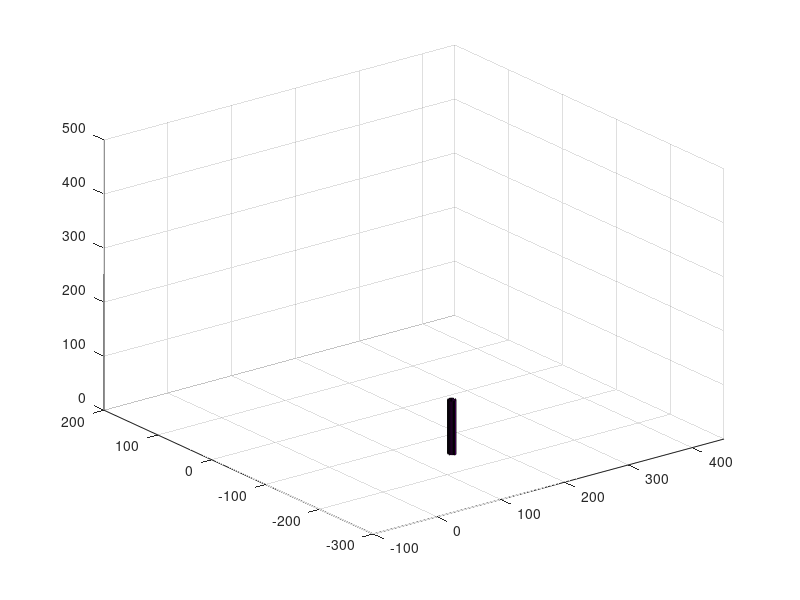

This chart was generated by the following MATLAB code: (Note: this script raises an error after producing the figure.)
%%%%%%%%  LU QIAN %%% YUAN JIALIN %%%%%%%%%
%%%%%%%%%%% Robotics Fundamentals %%%%%%%%%
%%%%%%%%%%%%%%% December 2018 %%%%%%%%%%%%%

clear all
close all
clc

%% input AB obstacle (consider about avoid in X,Y directions) 

x_obstacle = 150;
y_obstacle = -150;
r_obstacle = 5;

h_obstacle = 100; % height

figure (1)
set(1,'position',[500 200 560 420])

[x,y,z]=cylinder(r_obstacle);
surf(x+x_obstacle,y+y_obstacle,h_obstacle*z)
hold on
grid on
axis([-100 450 -300 200 0 500]) % axis range

%% Links Length 
l0 = 63.5 ;
l1 = 0 ;
l2 = 152.4 ;
l3 = 157.5 ; 
l4 = 34.3 ;
l5 = 66.0 ;

theta_pitch = 270;
t = 0.01;
%% straight line path

length = 2;
u = 2; % constant speed m/s

path(1,:) = [200 -150 50]; %A
path(2,:) = [100 -150 50]; %B
path(3,:) = [100 -50 50]; %C
path(4,:) = [200 -50 50]; %D
path(5,:) = [150 -100 50]; %E
path(6,:) = [200 -150 50]; %A

p_avoid = [x_obstacle-4*r_obstacle y_obstacle 50;
    x_obstacle-2*r_obstacle y_obstacle 50;
    x_obstacle -150-4*r_obstacle 50;
    x_obstacle+2*r_obstacle y_obstacle 50;
    x_obstacle+4*r_obstacle y_obstacle 50];
x = p_avoid(:,1);
y = p_avoid(:,2);
p = polyfit(x,y,3);
z = polyval(p,x);


%% put each EE position into IK function to get joint q1-5 (choose 1 solution for each)
q = zeros(8,5);

for j_q = 1:5
temp = IK(path(j_q,1),path(j_q,2),path(j_q,3),theta_pitch);
q(j_q+1,:) = temp(1,:);
end
q(7,:) = q(2,:);
%%
T_store = zeros(8,3);
Tpt_store = zeros(7,20,3);
for j0 = 1:8
T_temp = FK_get_T0e(q(j0,1),q(j0,2),q(j0,3),q(j0,4),q(j0,5));
T_store(j0,:) = [T_temp(1,4) T_temp(2,4) T_temp(3,4)];
end

    n2 = 20;
%     plot3(T_store(1,1),T_store(1,2),T_store(1,3),'*');
%     text(T_store(1,1)+ n2,T_store(1,2)+ n2,T_store(1,3)+ n2,'Start&End','fontsize',7) ;
    plot3(T_store(2,1),T_store(2,2),T_store(2,3),'*');
    text(T_store(2,1)+ n2,T_store(2,2)- n2,T_store(2,3),'A','fontsize',7) ;

    plot3(T_store(3,1),T_store(3,2),T_store(3,3),'*');
    text(T_store(3,1)- n2,T_store(3,2)- n2,T_store(3,3),'B','fontsize',7) ;
    plot3(T_store(4,1),T_store(4,2),T_store(4,3),'*');
    text(T_store(4,1)- n2,T_store(4,2)+ n2,T_store(4,3),'C','fontsize',7) ;
    plot3(T_store(5,1),T_store(5,2),T_store(5,3),'*');
    text(T_store(5,1)+ n2,T_store(5,2)+ n2,T_store(5,3),'D','fontsize',7) ;
    plot3(T_store(6,1),T_store(6,2),T_store(6,3),'*');
    text(T_store(6,1)+ n2,T_store(6,2),T_store(6,3),'E','fontsize',7) ;

for j1 = 2:size(path,1)
dist(j1-1) = norm(path(j1,:)-path(j1-1,:));
for j2 = 0:dist(j1-1)/length
    via = path(j1-1,:)+j2*(path(j1,:)-path(j1-1,:))/(dist(j1-1)/length);
    
    
    
    if j1 == 2 && via(1)<= x_obstacle+4*r_obstacle && via(1) >= x_obstacle-4*r_obstacle
        error_value = polyval(p,p_avoid(1,1))-via(2);
        via(2) = polyval(p,via(1))-error_value;
    end

    theta_temp = IK(via(1),via(2),via(3),270)*pi/180;
    theta = theta_temp(1,:);
    
    
    c1 = cos(theta(1));
    s1 = sin(theta(1));
    c2 = cos(theta(2));
    s2 = sin(theta(2));
    c23 = cos(theta(2)+theta(3));
    s23 = sin(theta(2)+theta(3));
    c234 = cos(theta(2)+theta(3)+theta(4));
    s234 = sin(theta(2)+theta(3)+theta(4));
      
    
    
    x0 = zeros(1) ;
    y0 = zeros(1) ;
    z0 = zeros(1) ;
    
    x1 = l0*cos(pi/2).*c1 ;
    y1 = l0*cos(pi/2).*s1 ;
    z1 = l0*sin(pi/2);
    
    x2 = (l0+l1)*cos(pi/2).*c1 ;
    y2 = (l0+11)*cos(pi/2).*s1;
    z2 = (l0+l1)*sin(pi/2) ;
    
    x3 = ((l0+l1)*cos(pi/2)+l2*c2).*c1 ;
    y3 = ((l0+l1)*cos(pi/2)+l2*c2).*s1 ;
    z3 = (l0+l1)*sin(pi/2)+l2*s2 ;
    
    x4 = ((l0+l1)*cos(pi/2)+l2*c2+l3*c23).*c1 ;
    y4 = ((l0+l1)*cos(pi/2)+l2*c2+l3*c23).*s1 ;
    z4 = (l0+l1)*sin(pi/2)+l2*s2+l3*s23 ;
    
    x5 = ((l0+l1)*cos(pi/2)+l2*c2+l3*c23+l4*c234).*c1 ;
    y5 = ((l0+l1)*cos(pi/2)+l2*c2+l3*c23+l4*c234).*s1 ;
    z5 = (l0+l1)*sin(pi/2)+l2*s2+l3*s23+l4*s234 ;

    xx = [x0; x1; x2; x3; x4; x5; via(1) ] ;
    yy = [y0; y1; y2; y3; y4; y5; via(2) ] ;
    zz = [z0; z1; z2; z3; z4; z5; via(3) ] ;


    plot3(via(1),via(2),via(3),'r.','MarkerSize',0.5)

    arm = plot3(xx,yy,zz,'k.-','Linewidth',1,'MarkerSize',15,'tag','arm');

    axis equal
    axis([-100 450 -300 200 0 500]) % axis range
    
    xlabel('x (mm)') ; ylabel('y (mm)') ; zlabel('z (mm)') ;
   

    pause(t) % considering accelaration, this t can be a vector.
    h = findobj('type','line','tag','arm');
    delete(h);
end
end
plot3(xx,yy,zz,'k.-','Linewidth',1,'MarkerSize',15)